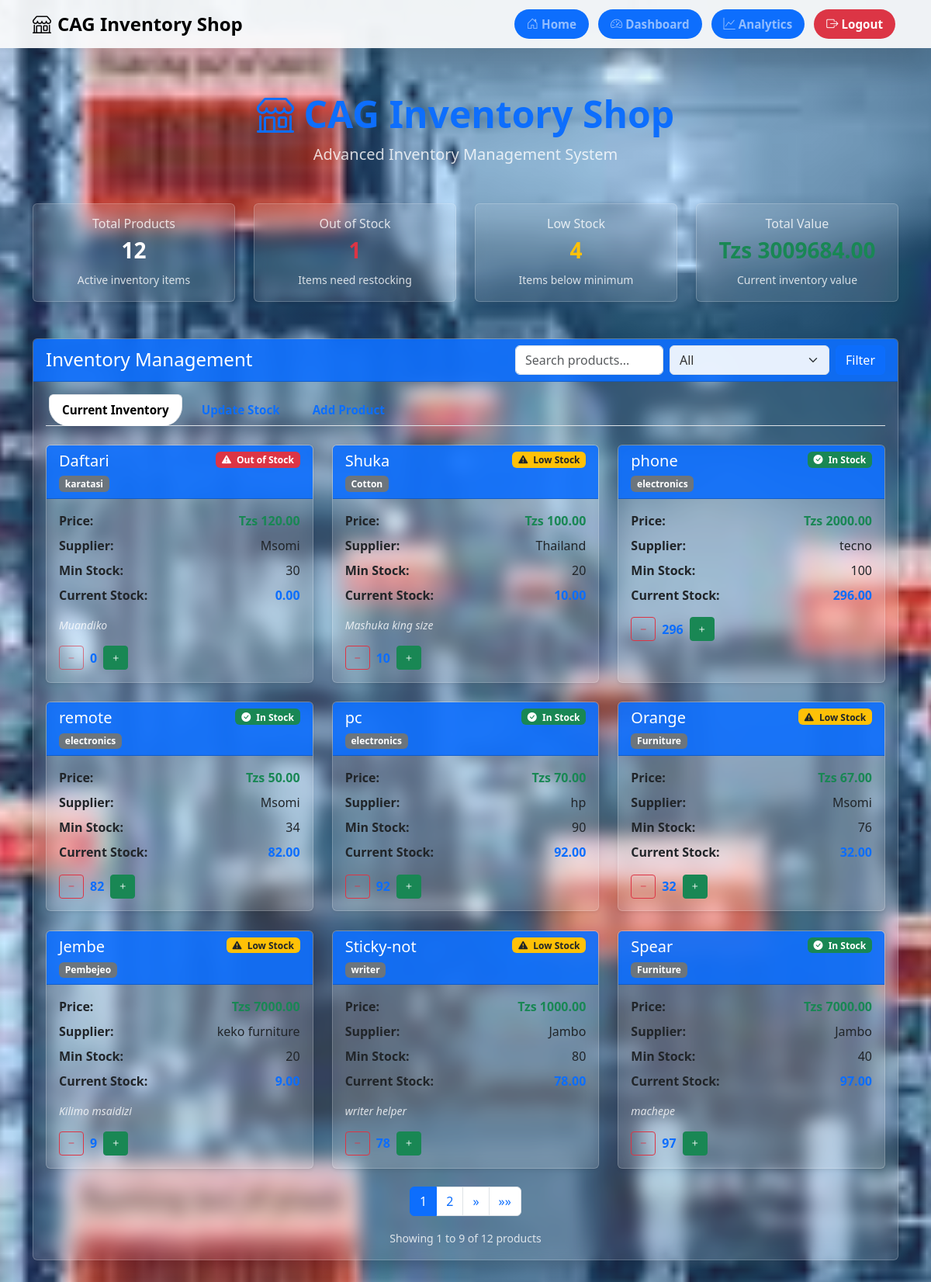
The page /index/ (signed in) on the database its author committed.
### cag_inventory/models.py (models this page shows, shortened)
class Product(models.Model):
    name = models.CharField(max_length=100)
    category = models.CharField(max_length=100)
    currentStock = models.IntegerField()
    minStock = models.IntegerField()
    maxStock = models.IntegerField()
    price = models.DecimalField(max_digits=10, decimal_places=2)
    supplier = models.CharField(max_length=100)
    lastUpdated = models.DateTimeField(auto_now=True)
    description = models.TextField(blank=True)

### cag_inventory/views.py (the view)
# urls.py: path('index/',views.index, name='index'),
@login_required
def index(request):
    products = Product.objects.all().order_by('-id')  # Order by newest first
    categories = ["all"] + list(Product.objects.values_list('category', flat=True).distinct())
    selected_category = request.GET.get('category', 'all')
    search_term = request.GET.get('search', '')
    filtered_products = products.filter(
        name__icontains=search_term
    ) if selected_category == "all" else products.filter(
        name__icontains=search_term,
        category=selected_category
    )
    paginator = Paginator(filtered_products, 9)
    page_number = request.GET.get('page')
    page_obj = paginator.get_page(page_number)
    context = {
        'products': products,
        'filtered_products': page_obj,  # Use paginated products
        'page_obj': page_obj,  # Add page object for pagination controls
        'categories': categories,
        'selected_category': selected_category,
        'search_term': search_term,
        'total_products': products.count(),
        'out_of_stock_count': products.filter(currentStock=0).count(),
        'low_stock_count': products.filter(currentStock__gt=0, currentStock__lte=F('minStock')).count(),
        'total_value': sum([p.currentStock * p.price for p in products]),
    }
    return render(request, 'index.html', context)

### templates/index.html (shortened to what this page needs)
{% extends 'base.html' %}
{% load static %}
{% block content %}
<body class="bg-light">
<div class="container py-5">
  <div class="text-center mb-5">
    <h1 class="display-5 fw-bold text-primary">
      <i class="bi bi-shop"></i> CAG Inventory Shop
    </h1>
    <p class="lead text-muted">Advanced Inventory Management System</p>
  </div>
  <div class="row g-4 mb-5">
    <div class="col-md-3">
      <div class="card shadow-sm">
        <div class="card-body text-center">
          <h6 class="text-muted">Total Products</h6>
          <h3 class="fw-bold" id="total-products-count">{{ total_products }}</h3>
          <small class="text-muted">Active inventory items</small>
        </div>
      </div>
    </div>
    <div class="col-md-3">
      <div class="card shadow-sm">
        <div class="card-body text-center">
          <h6 class="text-muted">Out of Stock</h6>
          <h3 class="fw-bold text-danger" id="out-of-stock-count">{{ out_of_stock_count }}</h3>
          <small class="text-muted">Items need restocking</small>
        </div>
      </div>
    </div>
    <div class="col-md-3">
      <div class="card shadow-sm">
        <div class="card-body text-center">
          <h6 class="text-muted">Low Stock</h6>
          <h3 class="fw-bold text-warning" id="low-stock-count">{{ low_stock_count }}</h3>
          <small class="text-muted">Items below minimum</small>
        </div>
      </div>
    </div>
    <div class="col-md-3">
      <div class="card shadow-sm">
        <div class="card-body text-center">
          <h6 class="text-muted">Total Value</h6>
          <h3 class="fw-bold text-success" id="total-value">Tzs {{ total_value|floatformat:2 }}</h3>
          <small class="text-muted">Current inventory value</small>
        </div>
      </div>
    </div>
  </div>
  <div class="card shadow">
    <div class="card-header d-flex flex-column flex-md-row justify-content-between align-items-start align-items-md-center">
      <h4 class="mb-3 mb-md-0">Inventory Management</h4>
      <form method="get" class="d-flex flex-column flex-sm-row gap-2">
        <input type="text" name="search" value="{{ search_term }}" class="form-control" placeholder="Search products...">
        <select name="category" class="form-select">
          {% for category in categories %}
            <option value="{{ category }}" {% if category == selected_category %}selected{% endif %}>
              {{ category|title }}
            </option>
          {% endfor %}
        </select>
        <button type="submit" class="btn btn-primary">Filter</button>
      </form>
    </div>
    <div class="card-body">
      <ul class="nav nav-tabs" id="inventoryTabs" role="tablist">
        <li class="nav-item" role="presentation">
          <button class="nav-link active" id="inventory-tab" data-bs-toggle="tab" data-bs-target="#inventory" type="button" role="tab">Current Inventory</button>
        </li>
        <li class="nav-item" role="presentation">
          <button class="nav-link" id="update-tab" data-bs-toggle="tab" data-bs-target="#update" type="button" role="tab">Update Stock</button>
        </li>
        <li class="nav-item" role="presentation">
          <button class="nav-link" id="add-tab" data-bs-toggle="tab" data-bs-target="#add" type="button" role="tab">Add Product</button>
        </li>
      </ul>
      <div class="tab-content pt-4" id="inventoryTabsContent">
        <div class="tab-pane fade show active" id="inventory" role="tabpanel">
          {% include 'product_list.html' %}
        </div>
      </div>
    </div>
  </div>
</div>
</body>
{% endblock %}

### templates/product_list.html (shortened to what this page needs)
{% load static %}
<div class="row g-4">
  {% if filtered_products %}
    {% for product in filtered_products %}
      <div class="col-md-6 col-lg-4">
        <div class="card shadow-sm h-100">
          <div class="card-header d-flex justify-content-between align-items-start">
            <div>
              <h5 class="card-title mb-1">{{ product.name }}</h5>
              <span class="badge bg-secondary">{{ product.category }}</span>
            </div>
            {% if product.currentStock == 0 %}
              <span class="badge bg-danger"><i class="bi bi-exclamation-triangle-fill me-1"></i> Out of Stock</span>
            {% elif product.currentStock <= product.minStock %}
              <span class="badge bg-warning text-dark"><i class="bi bi-exclamation-triangle-fill me-1"></i> Low Stock</span>
            {% else %}
              <span class="badge bg-success"><i class="bi bi-check-circle-fill me-1"></i> In Stock</span>
            {% endif %}
          </div>
          <div class="card-body">
            <div class="mb-3">
              <div class="d-flex justify-content-between align-items-center mb-2">
                <span><strong>Price:</strong></span>
                <span class="text-success fw-bold">Tzs {{ product.price|floatformat:2 }}</span>
              </div>
              <div class="d-flex justify-content-between align-items-center mb-2">
                <span><strong>Supplier:</strong></span>
                <span>{{ product.supplier }}</span>
              </div>
              <div class="d-flex justify-content-between align-items-center mb-2">
                <span><strong>Min Stock:</strong></span>
                <span>{{ product.minStock }}</span>
              </div>
              <div class="d-flex justify-content-between align-items-center mb-2">
                <span><strong>Current Stock:</strong></span>
                <span class="text-primary fw-bold">{{ product.currentStock|floatformat:2 }}</span>
              </div>
            </div>
            {% if product.description %}
              <p class="text-muted small fst-italic mb-3">{{ product.description }}</p>
            {% endif %}
            <div class="d-flex gap-2 align-items-center">
              <form method="post" action="{% url 'update-stock' product.id %}" class="stock-update-form d-inline" data-product-id="{{ product.id }}" data-min-stock="{{ product.minStock }}">
                <button type="submit" class="btn btn-sm btn-outline-danger" {% if product.currentStock == 0 %}disabled{% endif %}>
                  <i class="bi bi-dash"></i>
                </button>
              </form>
              <span class="current-stock fw-bold text-primary" id="current-stock-{{ product.id }}">{{ product.currentStock }}</span>
              <form method="post" action="{% url 'update-stock' product.id %}" class="stock-update-form d-inline" data-product-id="{{ product.id }}" data-min-stock="{{ product.minStock }}">
                <button type="submit" class="btn btn-sm btn-success">
                  <i class="bi bi-plus"></i>
                </button>
              </form>
            </div>
          </div>
        </div>
      </div>
    {% endfor %}
  {% else %}
    <div class="text-center py-5">
      <i class="bi bi-box-seam display-4 text-muted"></i>
      <h5 class="mt-3">No products found</h5>
      <p class="text-muted">Try adjusting your search or filters, or add a new product.</p>
    </div>
  {% endif %}
</div>
{% if page_obj.has_other_pages %}
<nav aria-label="Product pagination" class="mt-4">
  <ul class="pagination justify-content-center">
    {% for num in page_obj.paginator.page_range %}
      {% if page_obj.number == num %}
        <li class="page-item active">
          <span class="page-link">{{ num }}</span>
        </li>
      {% elif num > page_obj.number|add:'-3' and num < page_obj.number|add:'3' %}
        <li class="page-item">
          <a class="page-link" href="?page={{ num }}{% if search_term %}&search={{ search_term }}{% endif %}{% if selected_category != 'all' %}&category={{ selected_category }}{% endif %}">{{ num }}</a>
        </li>
      {% endif %}
    {% endfor %}
    {% if page_obj.has_next %}
      <li class="page-item">
        <a class="page-link" href="?page={{ page_obj.next_page_number }}{% if search_term %}&search={{ search_term }}{% endif %}{% if selected_category != 'all' %}&category={{ selected_category }}{% endif %}" aria-label="Next">
          <span aria-hidden="true">&raquo;</span>
        </a>
      </li>
      <li class="page-item">
        <a class="page-link" href="?page={{ page_obj.paginator.num_pages }}{% if search_term %}&search={{ search_term }}{% endif %}{% if selected_category != 'all' %}&category={{ selected_category }}{% endif %}" aria-label="Last">
          <span aria-hidden="true">&raquo;&raquo;</span>
        </a>
      </li>
    {% endif %}
  </ul>
</nav>
<div class="text-center mt-3">
  <small class="text-muted">
    Showing {{ page_obj.start_index }} to {{ page_obj.end_index }} of {{ page_obj.paginator.count }} products
  </small>
</div>
{% endif %}

### cag_inventory/static/cag_inventory/css/style.css (style rules this page uses)
body { background: linear-gradient(rgba(255,255,255,0.1), rgba(255,255,255,0.1)), url('../images/bg1.jpeg'); background-size: cover; background-repeat: no-repeat; background-position: center; background-attachment: fixed; }
.container { background-color: transparent !important; }
body { color: white !important; }
h1, h2, h3, h4, h5, h6 { color: white !important; }
p, .text-muted { color: rgba(255, 255, 255, 0.9) !important; }
.card { background-color: rgba(255, 255, 255, 0.1) !important; backdrop-filter: blur(10px); border: 1px solid rgba(255, 255, 255, 0.2) !important; }
.card-title, .card-text { color: white !important; }
body { padding-top: 70px; }
.card-header { background-color: rgba(13, 110, 253, 0.9) !important; color: white !important; }
.text-muted { color: rgba(255, 255, 255, 0.8) !important; }
.form-select { background-color: rgba(255, 255, 255, 0.9) !important; color: #333 !important; }
.btn-primary { background-color: rgba(13, 110, 253, 0.9) !important; border-color: rgba(13, 110, 253, 0.9) !important; color: white !important; }

### templates/base.html (style rules this page uses)
.nav-link { font-weight: 600; font-size: 0.95rem; transition: all 0.3s ease; border-radius: 25px; padding: 8px 16px; margin: 0 4px; }

### rows shown on the page
Product: name "Daftari", category "karatasi", shows "Out of Stock", price "120.00", supplier "Msomi", minStock "30", currentStock "0.00", description "Muandiko", currentStock "0"
Product: name "Shuka", category "Cotton", shows "Low Stock", price "100.00", supplier "Thailand", minStock "20", currentStock "10.00", description "Mashuka king size", currentStock "10"
Product: name "phone", category "electronics", shows "In Stock", price "2000.00", supplier "tecno", minStock "100", currentStock "296.00", currentStock "296"
Product: name "remote", category "electronics", shows "In Stock", price "50.00", supplier "Msomi", minStock "34", currentStock "82.00", currentStock "82"
Product: name "pc", category "electronics", shows "In Stock", price "70.00", supplier "hp", minStock "90", currentStock "92.00", currentStock "92"
Product: name "Orange", category "Furniture", shows "Low Stock", price "67.00", supplier "Msomi", minStock "76", currentStock "32.00", currentStock "32"
Product: name "Jembe", category "Pembejeo", shows "Low Stock", price "7000.00", supplier "keko furniture", minStock "20", currentStock "9.00", description "Kilimo msaidizi", currentStock "9"
Product: name "Sticky-not", category "writer", shows "Low Stock", price "1000.00", supplier "Jambo", minStock "80", currentStock "78.00", description "writer helper", currentStock "78"
Product: name "Spear", category "Furniture", shows "In Stock", price "7000.00", supplier "Jambo", minStock "40", currentStock "97.00", description "machepe", currentStock "97"

### other values the page prints
{{ total_products }} "12"
{{ out_of_stock_count }} "1"
{{ low_stock_count }} "4"
{{ total_value|floatformat:2 }} "3009684.00"
{{ num }} "1"
{{ num }} "2"
{{ page_obj.start_index }} "1"
{{ page_obj.end_index }} "9"
{{ page_obj.paginator.count }} "12"
form field category "All"
